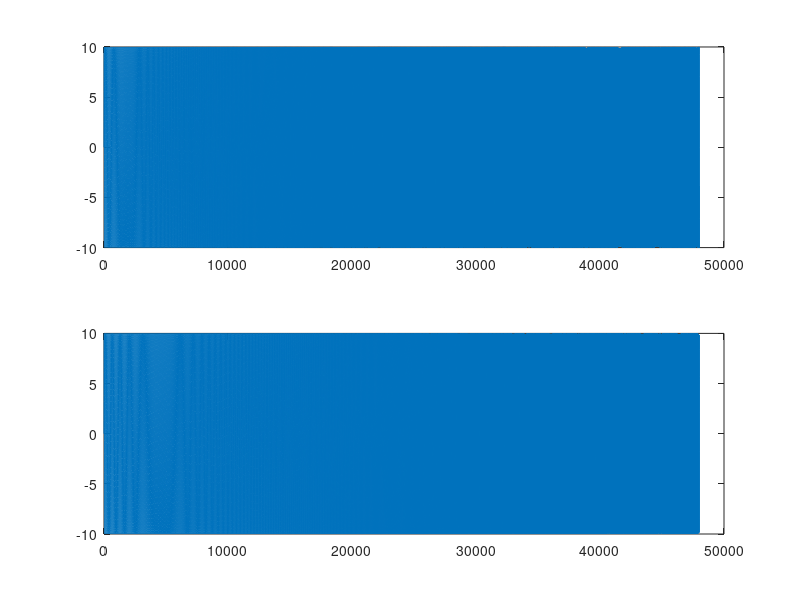

The MATLAB source for this figure:
% logSineSweep.m
% Dan Hirlinger
% 10/16/2020
clear;clc;

% declare variables
Fs = 48000; Ts = (1/Fs);

f1 = 500; % frequency at start of sweep
f2 = 3000; % frequency at end  of sweep

dBAmp = 20; %amplitude in decibels
A = 10.^(dBAmp/20); % converted from dB to amplitude

%%%% LINEAR SS %%%%
lenSec = 1; % length of signal
N = lenSec * Fs; % number of samples in signal
% factor to determine the increment to rise between each sample
fValsFactor = (f2-f1)/(N-1);
% create array with f values for given f1, f2, lenSec
fVals = (f1:fValsFactor:f2).';
phase = 0;

y = zeros(N,1);

for n = 1:N
    angleChange = fVals(n) * (1/Fs) * 2*pi; % find sngle of given fVal
    y(n,1) = sin(phase) * A; % get sample value for current frequency
    phase = phase + angleChange; % change angle based on current fVal
    if (phase > 2*pi)
        phase = phase - (2*pi); % here to reset angle after 2pi is exceeded
    end
end
% plot
subplot(2,1,1);
plot(y);

%%%% LOGARITHMIC SS %%%%

% convert f1, f2 to normalized frequency scale
normF1 = (log10(f1/20))/3;
normF2 = (log10(f2/20))/3;

% create array of norm-spaced vals between normF1, normF2
% use same idea with fValsFactor
lenSec = 1; % length of signal
N = lenSec * Fs;% number of samples in signal
% factor to determine the increment to rise between each sample
normArrayFactor = (normF2 - normF1)/(N-1);
% create array with f values for given normF1, normF2, lenSec
normArray = (normF1:normArrayFactor:normF2).';

% convert entire array to frequency scale
freqArray = 20 * (10.^(3*normArray));

phase = 0; % reset the phase

for n = 1:N  
    angleChange = freqArray(n) * (1/Fs) * 2*pi;
    y(n,1) = sin(phase) * A;    
    phase = phase + angleChange;    
    if (phase > 2*pi)        
        phase = phase - (2*pi);
    end    
end
% plot
subplot(2,1,2);
plot(y);
